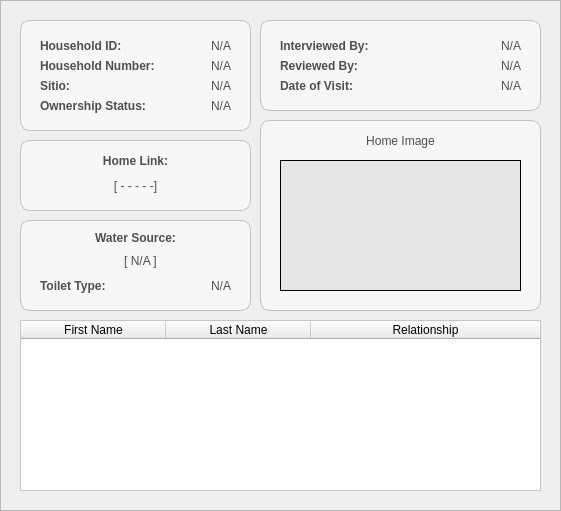
    <widget class="QFrame" name="basePopUpBodyFrame_3">
     <property name="geometry">
      <rect>
       <x>690</x>
       <y>70</y>
       <width>561</width>
       <height>511</height>
      </rect>
     </property>
     <property name="styleSheet">
      <string notr="true">#basePopUpBodyFrame_3 {
	background-color: rgb(247, 247, 247);
	border: 1px solid rgb(194, 194, 194);
	border-radius: 10px;
}</string>
     </property>
     <property name="frameShape">
      <enum>QFrame::Shape::StyledPanel</enum>
     </property>
     <property name="frameShadow">
      <enum>QFrame::Shadow::Raised</enum>
     </property>
     <widget class="QFrame" name="basePopUpBodyFrame_4">
      <property name="geometry">
       <rect>
        <x>20</x>
        <y>20</y>
        <width>231</width>
        <height>111</height>
       </rect>
      </property>
      <property name="styleSheet">
       <string notr="true">#basePopUpBodyFrame_4 {
	background-color: rgb(247, 247, 247);
	border: 1px solid rgb(194, 194, 194);
	border-radius: 10px;
}</string>
      </property>
      <property name="frameShape">
       <enum>QFrame::Shape::StyledPanel</enum>
      </property>
      <property name="frameShadow">
       <enum>QFrame::Shadow::Raised</enum>
      </property>
      <widget class="QLabel" name="cp_labelHouseholdID">
       <property name="geometry">
        <rect>
         <x>20</x>
         <y>10</y>
         <width>141</width>
         <height>31</height>
        </rect>
       </property>
       <property name="font">
        <font>
         <family>Arial</family>
         <pointsize>9</pointsize>
         <bold>true</bold>
        </font>
       </property>
       <property name="styleSheet">
        <string notr="true">#cp_labelHouseholdID{
	background-color:transparent;
	color:#4f4f4f;
}</string>
       </property>
       <property name="text">
        <string>Household ID:</string>
       </property>
       <property name="alignment">
        <set>Qt::AlignmentFlag::AlignLeading|Qt::AlignmentFlag::AlignLeft|Qt::AlignmentFlag::AlignVCenter</set>
       </property>
      </widget>
      <widget class="QLabel" name="cp_displayHouseholdID">
       <property name="geometry">
        <rect>
         <x>130</x>
         <y>10</y>
         <width>81</width>
         <height>31</height>
        </rect>
       </property>
       <property name="font">
        <font>
         <family>Arial</family>
         <pointsize>9</pointsize>
        </font>
       </property>
       <property name="styleSheet">
        <string notr="true">#cp_displayHouseholdID{
	background-color:transparent;
	color:#4f4f4f;
}</string>
       </property>
       <property name="text">
        <string>N/A</string>
       </property>
       <property name="alignment">
        <set>Qt::AlignmentFlag::AlignRight|Qt::AlignmentFlag::AlignTrailing|Qt::AlignmentFlag::AlignVCenter</set>
       </property>
      </widget>
      <widget class="QLabel" name="cp_displayHouseholdNum">
       <property name="geometry">
        <rect>
         <x>130</x>
         <y>30</y>
         <width>81</width>
         <height>31</height>
        </rect>
       </property>
       <property name="font">
        <font>
         <family>Arial</family>
         <pointsize>9</pointsize>
        </font>
       </property>
       <property name="styleSheet">
        <string notr="true">#cp_displayHouseholdNum{
	background-color:transparent;
	color:#4f4f4f;
}</string>
       </property>
       <property name="text">
        <string>N/A</string>
       </property>
       <property name="alignment">
        <set>Qt::AlignmentFlag::AlignRight|Qt::AlignmentFlag::AlignTrailing|Qt::AlignmentFlag::AlignVCenter</set>
       </property>
      </widget>
      <widget class="QLabel" name="cp_labelHouseholdNum">
       <property name="geometry">
        <rect>
         <x>20</x>
         <y>30</y>
         <width>141</width>
         <height>31</height>
        </rect>
       </property>
       <property name="font">
        <font>
         <family>Arial</family>
         <pointsize>9</pointsize>
         <bold>true</bold>
        </font>
       </property>
       <property name="styleSheet">
        <string notr="true">#cp_labelHouseholdNum{
	background-color:transparent;
	color:#4f4f4f;
}</string>
       </property>
       <property name="text">
        <string>Household Number:</string>
       </property>
       <property name="alignment">
        <set>Qt::AlignmentFlag::AlignLeading|Qt::AlignmentFlag::AlignLeft|Qt::AlignmentFlag::AlignVCenter</set>
       </property>
      </widget>
      <widget class="QLabel" name="cp_labelOwnershipStatus">
       <property name="geometry">
        <rect>
         <x>20</x>
         <y>70</y>
         <width>141</width>
         <height>31</height>
        </rect>
       </property>
       <property name="font">
        <font>
         <family>Arial</family>
         <pointsize>9</pointsize>
         <bold>true</bold>
        </font>
       </property>
       <property name="styleSheet">
        <string notr="true">#cp_labelOwnershipStatus{
	background-color:transparent;
	color:#4f4f4f;
}</string>
       </property>
       <property name="text">
        <string>Ownership Status:</string>
       </property>
       <property name="alignment">
        <set>Qt::AlignmentFlag::AlignLeading|Qt::AlignmentFlag::AlignLeft|Qt::AlignmentFlag::AlignVCenter</set>
       </property>
      </widget>
      <widget class="QLabel" name="cp_displayOwnershipStatus">
       <property name="geometry">
        <rect>
         <x>130</x>
         <y>70</y>
         <width>81</width>
         <height>31</height>
        </rect>
       </property>
       <property name="font">
        <font>
         <family>Arial</family>
         <pointsize>9</pointsize>
        </font>
       </property>
       <property name="styleSheet">
        <string notr="true">#cp_displayOwnershipStatus{
	background-color:transparent;
	color:#4f4f4f;
}</string>
       </property>
       <property name="text">
        <string>N/A</string>
       </property>
       <property name="alignment">
        <set>Qt::AlignmentFlag::AlignRight|Qt::AlignmentFlag::AlignTrailing|Qt::AlignmentFlag::AlignVCenter</set>
       </property>
      </widget>
      <widget class="QLabel" name="cp_displaySitio">
       <property name="geometry">
        <rect>
         <x>130</x>
         <y>50</y>
         <width>81</width>
         <height>31</height>
        </rect>
       </property>
       <property name="font">
        <font>
         <family>Arial</family>
         <pointsize>9</pointsize>
        </font>
       </property>
       <property name="styleSheet">
        <string notr="true">#cp_displaySitio{
	background-color:transparent;
	color:#4f4f4f;
}</string>
       </property>
       <property name="text">
        <string>N/A</string>
       </property>
       <property name="alignment">
        <set>Qt::AlignmentFlag::AlignRight|Qt::AlignmentFlag::AlignTrailing|Qt::AlignmentFlag::AlignVCenter</set>
       </property>
      </widget>
      <widget class="QLabel" name="cp_labelSitio">
       <property name="geometry">
        <rect>
         <x>20</x>
         <y>50</y>
         <width>141</width>
         <height>31</height>
        </rect>
       </property>
       <property name="font">
        <font>
         <family>Arial</family>
         <pointsize>9</pointsize>
         <bold>true</bold>
        </font>
       </property>
       <property name="styleSheet">
        <string notr="true">#cp_labelSitio{
	background-color:transparent;
	color:#4f4f4f;
}</string>
       </property>
       <property name="text">
        <string>Sitio:</string>
       </property>
       <property name="alignment">
        <set>Qt::AlignmentFlag::AlignLeading|Qt::AlignmentFlag::AlignLeft|Qt::AlignmentFlag::AlignVCenter</set>
       </property>
      </widget>
     </widget>
     <widget class="QFrame" name="basePopUpBodyFrame_5">
      <property name="geometry">
       <rect>
        <x>260</x>
        <y>20</y>
        <width>281</width>
        <height>91</height>
       </rect>
      </property>
      <property name="styleSheet">
       <string notr="true">#basePopUpBodyFrame_5 {
	background-color: rgb(247, 247, 247);
	border: 1px solid rgb(194, 194, 194);
	border-radius: 10px;
}</string>
      </property>
      <property name="frameShape">
       <enum>QFrame::Shape::StyledPanel</enum>
      </property>
      <property name="frameShadow">
       <enum>QFrame::Shadow::Raised</enum>
      </property>
      <widget class="QLabel" name="cp_labelInterviewedBy">
       <property name="geometry">
        <rect>
         <x>20</x>
         <y>10</y>
         <width>141</width>
         <height>31</height>
        </rect>
       </property>
       <property name="font">
        <font>
         <family>Arial</family>
         <pointsize>9</pointsize>
         <bold>true</bold>
        </font>
       </property>
       <property name="styleSheet">
        <string notr="true">#cp_labelInterviewedBy{
	background-color:transparent;
	color:#4f4f4f;
}</string>
       </property>
       <property name="text">
        <string>Interviewed By:</string>
       </property>
       <property name="alignment">
        <set>Qt::AlignmentFlag::AlignLeading|Qt::AlignmentFlag::AlignLeft|Qt::AlignmentFlag::AlignVCenter</set>
       </property>
      </widget>
      <widget class="QLabel" name="cp_displayInterviewedBy">
       <property name="geometry">
        <rect>
         <x>110</x>
         <y>10</y>
         <width>151</width>
         <height>31</height>
        </rect>
       </property>
       <property name="font">
        <font>
         <family>Arial</family>
         <pointsize>9</pointsize>
        </font>
       </property>
       <property name="styleSheet">
        <string notr="true">#cp_displayInterviewedBy{
	background-color:transparent;
	color:#4f4f4f;
}</string>
       </property>
       <property name="text">
        <string>N/A</string>
       </property>
       <property name="alignment">
        <set>Qt::AlignmentFlag::AlignRight|Qt::AlignmentFlag::AlignTrailing|Qt::AlignmentFlag::AlignVCenter</set>
       </property>
      </widget>
      <widget class="QLabel" name="cp_displayReviewedBy">
       <property name="geometry">
        <rect>
         <x>110</x>
         <y>30</y>
         <width>151</width>
         <height>31</height>
        </rect>
       </property>
       <property name="font">
        <font>
         <family>Arial</family>
         <pointsize>9</pointsize>
        </font>
       </property>
       <property name="styleSheet">
        <string notr="true">#cp_displayReviewedBy{
	background-color:transparent;
	color:#4f4f4f;
}</string>
       </property>
       <property name="text">
        <string>N/A</string>
       </property>
       <property name="alignment">
        <set>Qt::AlignmentFlag::AlignRight|Qt::AlignmentFlag::AlignTrailing|Qt::AlignmentFlag::AlignVCenter</set>
       </property>
      </widget>
      <widget class="QLabel" name="cp_labelReviewedBy">
       <property name="geometry">
        <rect>
         <x>20</x>
         <y>30</y>
         <width>141</width>
         <height>31</height>
        </rect>
       </property>
       <property name="font">
        <font>
         <family>Arial</family>
         <pointsize>9</pointsize>
         <bold>true</bold>
        </font>
       </property>
       <property name="styleSheet">
        <string notr="true">#cp_labelReviewedBy{
	background-color:transparent;
	color:#4f4f4f;
}</string>
       </property>
       <property name="text">
        <string>Reviewed By:</string>
       </property>
       <property name="alignment">
        <set>Qt::AlignmentFlag::AlignLeading|Qt::AlignmentFlag::AlignLeft|Qt::AlignmentFlag::AlignVCenter</set>
       </property>
      </widget>
      <widget class="QLabel" name="cp_labelDateofVisit">
       <property name="geometry">
        <rect>
         <x>20</x>
         <y>50</y>
         <width>141</width>
         <height>31</height>
        </rect>
       </property>
       <property name="font">
        <font>
         <family>Arial</family>
         <pointsize>9</pointsize>
         <bold>true</bold>
        </font>
       </property>
       <property name="styleSheet">
        <string notr="true">#cp_labelDateofVisit{
	background-color:transparent;
	color:#4f4f4f;
}</string>
       </property>
       <property name="text">
        <string>Date of Visit:</string>
       </property>
       <property name="alignment">
        <set>Qt::AlignmentFlag::AlignLeading|Qt::AlignmentFlag::AlignLeft|Qt::AlignmentFlag::AlignVCenter</set>
       </property>
      </widget>
      <widget class="QLabel" name="cp_displayDateofVisit">
       <property name="geometry">
        <rect>
         <x>100</x>
         <y>50</y>
         <width>161</width>
         <height>31</height>
        </rect>
       </property>
       <property name="font">
        <font>
         <family>Arial</family>
         <pointsize>9</pointsize>
        </font>
       </property>
       <property name="styleSheet">
        <string notr="true">#cp_displayDateofVisit{
	background-color:transparent;
	color:#4f4f4f;
}</string>
       </property>
       <property name="text">
        <string>N/A</string>
       </property>
       <property name="alignment">
        <set>Qt::AlignmentFlag::AlignRight|Qt::AlignmentFlag::AlignTrailing|Qt::AlignmentFlag::AlignVCenter</set>
       </property>
      </widget>
     </widget>
     <widget class="QFrame" name="basePopUpBodyFrame_6">
      <property name="geometry">
       <rect>
        <x>20</x>
        <y>140</y>
        <width>231</width>
        <height>71</height>
       </rect>
      </property>
      <property name="styleSheet">
       <string notr="true">#basePopUpBodyFrame_6 {
	background-color: rgb(247, 247, 247);
	border: 1px solid rgb(194, 194, 194);
	border-radius: 10px;
}</string>
      </property>
      <property name="frameShape">
       <enum>QFrame::Shape::StyledPanel</enum>
      </property>
      <property name="frameShadow">
       <enum>QFrame::Shadow::Raised</enum>
      </property>
      <widget class="QLabel" name="cp_displayHomeLink">
       <property name="geometry">
        <rect>
         <x>20</x>
         <y>30</y>
         <width>191</width>
         <height>31</height>
        </rect>
       </property>
       <property name="font">
        <font>
         <family>Arial</family>
         <pointsize>9</pointsize>
        </font>
       </property>
       <property name="styleSheet">
        <string notr="true">#cp_displayHomeLink{
	background-color:transparent;
	color:#4f4f4f;
}</string>
       </property>
       <property name="text">
        <string>[ - - - - -]</string>
       </property>
       <property name="alignment">
        <set>Qt::AlignmentFlag::AlignCenter</set>
       </property>
      </widget>
      <widget class="QLabel" name="cp_labelHomeLink">
       <property name="geometry">
        <rect>
         <x>20</x>
         <y>10</y>
         <width>191</width>
         <height>21</height>
        </rect>
       </property>
       <property name="font">
        <font>
         <family>Arial</family>
         <pointsize>9</pointsize>
         <bold>true</bold>
        </font>
       </property>
       <property name="styleSheet">
        <string notr="true">#cp_labelHomeLink{
	background-color:transparent;
	color:#4f4f4f;
}</string>
       </property>
       <property name="text">
        <string>Home Link:</string>
       </property>
       <property name="alignment">
        <set>Qt::AlignmentFlag::AlignCenter</set>
       </property>
      </widget>
     </widget>
     <widget class="QFrame" name="basePopUpBodyFrame_7">
      <property name="geometry">
       <rect>
        <x>260</x>
        <y>120</y>
        <width>281</width>
        <height>191</height>
       </rect>
      </property>
      <property name="styleSheet">
       <string notr="true">#basePopUpBodyFrame_7 {
	background-color: rgb(247, 247, 247);
	border: 1px solid rgb(194, 194, 194);
	border-radius: 10px;
}</string>
      </property>
      <property name="frameShape">
       <enum>QFrame::Shape::StyledPanel</enum>
      </property>
      <property name="frameShadow">
       <enum>QFrame::Shadow::Raised</enum>
      </property>
      <widget class="QLabel" name="cp_labelHomeImage">
       <property name="geometry">
        <rect>
         <x>20</x>
         <y>10</y>
         <width>241</width>
         <height>21</height>
        </rect>
       </property>
       <property name="font">
        <font>
         <family>Arial</family>
         <pointsize>9</pointsize>
        </font>
       </property>
       <property name="styleSheet">
        <string notr="true">#cp_labelHomeImage{
	background-color:transparent;
	color:#4f4f4f;
}</string>
       </property>
       <property name="text">
        <string>Home Image</string>
       </property>
       <property name="alignment">
        <set>Qt::AlignmentFlag::AlignCenter</set>
       </property>
      </widget>
      <widget class="QLabel" name="imageLabel">
       <property name="geometry">
        <rect>
         <x>20</x>
         <y>40</y>
         <width>241</width>
         <height>131</height>
        </rect>
       </property>
       <property name="font">
        <font>
         <family>Arial</family>
         <pointsize>10</pointsize>
         <bold>true</bold>
        </font>
       </property>
       <property name="styleSheet">
        <string notr="true">#imageLabel {
	background-color: rgb(230, 230, 230);
	color: #rgb(49, 49, 49);
	border: 1px solid rgb(0, 0, 0);
}
</string>
       </property>
       <property name="text">
        <string/>
       </property>
       <property name="alignment">
        <set>Qt::AlignmentFlag::AlignRight|Qt::AlignmentFlag::AlignTrailing|Qt::AlignmentFlag::AlignVCenter</set>
       </property>
      </widget>
     </widget>
     <widget class="QFrame" name="basePopUpBodyFrame_8">
      <property name="geometry">
       <rect>
        <x>20</x>
        <y>220</y>
        <width>231</width>
        <height>91</height>
       </rect>
      </property>
      <property name="styleSheet">
       <string notr="true">#basePopUpBodyFrame_8 {
	background-color: rgb(247, 247, 247);
	border: 1px solid rgb(194, 194, 194);
	border-radius: 10px;
}</string>
      </property>
      <property name="frameShape">
       <enum>QFrame::Shape::StyledPanel</enum>
      </property>
      <property name="frameShadow">
       <enum>QFrame::Shadow::Raised</enum>
      </property>
      <widget class="QLabel" name="cp_DisplayToiletType">
       <property name="geometry">
        <rect>
         <x>110</x>
         <y>50</y>
         <width>101</width>
         <height>31</height>
        </rect>
       </property>
       <property name="font">
        <font>
         <family>Arial</family>
         <pointsize>9</pointsize>
        </font>
       </property>
       <property name="styleSheet">
        <string notr="true">#cp_DisplayToiletType{
	background-color:transparent;
	color:#4f4f4f;
}</string>
       </property>
       <property name="text">
        <string>N/A</string>
       </property>
       <property name="alignment">
        <set>Qt::AlignmentFlag::AlignRight|Qt::AlignmentFlag::AlignTrailing|Qt::AlignmentFlag::AlignVCenter</set>
       </property>
      </widget>
      <widget class="QLabel" name="cp_labelToiletType">
       <property name="geometry">
        <rect>
         <x>20</x>
         <y>50</y>
         <width>141</width>
         <height>31</height>
        </rect>
       </property>
       <property name="font">
        <font>
         <family>Arial</family>
         <pointsize>9</pointsize>
         <bold>true</bold>
        </font>
       </property>
       <property name="styleSheet">
        <string notr="true">#cp_labelToiletType{
	background-color:transparent;
	color:#4f4f4f;
}</string>
       </property>
       <property name="text">
        <string>Toilet Type:</string>
       </property>
       <property name="alignment">
        <set>Qt::AlignmentFlag::AlignLeading|Qt::AlignmentFlag::AlignLeft|Qt::AlignmentFlag::AlignVCenter</set>
       </property>
      </widget>
      <widget class="QLabel" name="cp_labelWaterSource">
       <property name="geometry">
        <rect>
         <x>20</x>
         <y>10</y>
         <width>191</width>
         <height>16</height>
        </rect>
       </property>
       <property name="font">
        <font>
         <family>Arial</family>
         <pointsize>9</pointsize>
         <bold>true</bold>
        </font>
       </property>
       <property name="styleSheet">
        <string notr="true">#cp_labelWaterSource{
	background-color:transparent;
	color:#4f4f4f;
}</string>
       </property>
       <property name="text">
        <string>Water Source:</string>
       </property>
       <property name="alignment">
        <set>Qt::AlignmentFlag::AlignCenter</set>
       </property>
      </widget>
      <widget class="QLabel" name="cp_displayWaterSource">
       <property name="geometry">
        <rect>
         <x>30</x>
         <y>30</y>
         <width>181</width>
         <height>21</height>
        </rect>
       </property>
       <property name="font">
        <font>
         <family>Arial</family>
         <pointsize>9</pointsize>
        </font>
       </property>
       <property name="styleSheet">
        <string notr="true">#cp_displayWaterSource{
	background-color:transparent;
	color:#4f4f4f;
}</string>
       </property>
       <property name="text">
        <string>[ N/A ]</string>
       </property>
       <property name="alignment">
        <set>Qt::AlignmentFlag::AlignCenter</set>
       </property>
      </widget>
     </widget>
     <widget class="QTableWidget" name="cp_tableView_List_DisplayFamilyMembers">
      <property name="geometry">
       <rect>
        <x>20</x>
        <y>320</y>
        <width>521</width>
        <height>171</height>
       </rect>
      </property>
      <property name="styleSheet">
       <string notr="true">#cp_tableView_List_DisplayFamilyMembers {
	background-color: white;
	color: #black;
}
</string>
      </property>
      <attribute name="horizontalHeaderVisible">
       <bool>true</bool>
      </attribute>
      <attribute name="horizontalHeaderCascadingSectionResizes">
       <bool>false</bool>
      </attribute>
      <attribute name="horizontalHeaderDefaultSectionSize">
       <number>145</number>
      </attribute>
      <attribute name="horizontalHeaderShowSortIndicator" stdset="0">
       <bool>false</bool>
      </attribute>
      <attribute name="horizontalHeaderStretchLastSection">
       <bool>true</bool>
      </attribute>
      <attribute name="verticalHeaderCascadingSectionResizes">
       <bool>false</bool>
      </attribute>
      <column>
       <property name="text">
        <string>First Name</string>
       </property>
       <property name="font">
        <font>
         <family>Arial</family>
        </font>
       </property>
       <property name="background">
        <color>
         <red>59</red>
         <green>57</green>
         <blue>100</blue>
        </color>
       </property>
      </column>
      <column>
       <property name="text">
        <string>Last Name</string>
       </property>
       <property name="font">
        <font>
         <family>Arial</family>
        </font>
       </property>
       <property name="background">
        <color>
         <red>59</red>
         <green>57</green>
         <blue>100</blue>
        </color>
       </property>
      </column>
      <column>
       <property name="text">
        <string>Relationship</string>
       </property>
       <property name="font">
        <font>
         <family>Arial</family>
        </font>
       </property>
       <property name="background">
        <color>
         <red>59</red>
         <green>57</green>
         <blue>100</blue>
        </color>
       </property>
      </column>
     </widget>
    </widget>
